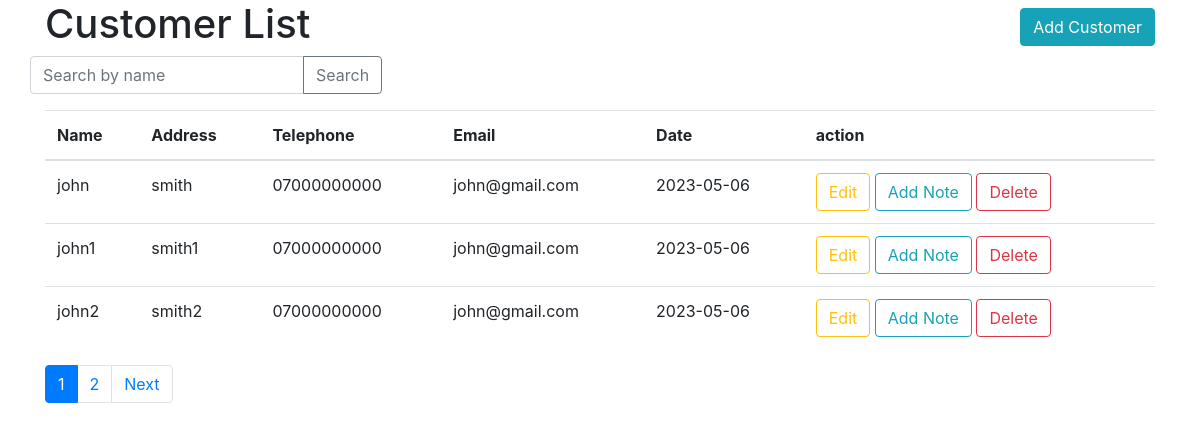
The page / on the database its author committed.
### tables this page shows
CREATE TABLE `customers` (
  `id` int(11) NOT NULL,
  `name` varchar(256) NOT NULL,
  `address` varchar(500) NOT NULL,
  `telephone` varchar(11) NOT NULL,
  `email` varchar(100) NOT NULL,
  `date` int(11) NOT NULL
);

### index.php (the view, shortened to what this page needs)
<?php
require_once('db_config.php');
try {
    $perPage = 3;
    $page = isset($_GET['page']) ? (int) $_GET['page'] : 1;
    $search_query = isset($_GET['search']) ? $_GET['search'] : '';
    $offset = ($page - 1) * $perPage;
    $db = new PDO("mysql:host=$host;dbname=$dbname", $username, $password);
    $totalCustomers = $db->query('SELECT COUNT(*) FROM customers')->fetchColumn();
    $tableRows = '';
    if ($search_query != '') {
        $sql = "SELECT * FROM customers";
        $params = [];
        if (!empty($search_query)) {
            $stmt = $db->prepare('SELECT * FROM customers WHERE name LIKE :search LIMIT :perPage OFFSET :offset');
            $stmt->bindValue(':search', '%' . $search_query . '%');
        }
        $stmt->bindValue(':perPage', $perPage, PDO::PARAM_INT);
        $stmt->bindValue(':offset', $offset, PDO::PARAM_INT);
        $stmt->execute();
        $rows = $stmt->fetchAll(PDO::FETCH_ASSOC);
        if($search_query == ''){
            $totalCustomers = $db->query('SELECT COUNT(*) FROM customers')->fetchColumn();
        } else {
            $stmt = $db->prepare('SELECT COUNT(*) FROM customers WHERE name LIKE :search');
            $stmt->bindValue(':search', '%' . $search_query . '%');
            $stmt->execute();
            $totalCustomers = $stmt->fetchColumn();
        }
    } else {
        $getCustomer = $db->prepare("SELECT * FROM customers LIMIT :perPage OFFSET :offset");
        $getCustomer->bindValue(':perPage', $perPage, PDO::PARAM_INT);
        $getCustomer->bindValue(':offset', $offset, PDO::PARAM_INT);
        $getCustomer->execute();
        $rows = $getCustomer->fetchAll(PDO::FETCH_ASSOC);
    }
    $totalPages = ceil($totalCustomers / $perPage);
    if (is_array($rows)) {
        foreach ($rows as $row) {
            $tableRows .= "
                    <tr>
                        <td>" . $row['name'] . "</td>
                        <td>" . $row['address'] . "</td>
                        <td>" . $row['telephone'] . "</td>
                        <td>" . $row['email'] . "</td>
                        <td>" . date("Y-m-d", $row['date']) . "</td>
                        <td>
                            <a href='./edit_form.php?id=" . $row['id'] . "' class='btn btn-outline-warning'>Edit</a>
                            <a href='./add_note_form.php?id=" . $row['id'] . "' class='btn btn-outline-info'>Add Note</a>
                            <button class='btn btn-outline-danger delete-btn' data-id='" . $row['id'] . "'>
                              Delete
                            </button>
                        </td>
                    </tr>";
        }
    }
} catch (PDOException $e) {
    echo "Failed to connect to database: " . $e->getMessage();
    exit;
}
?>
<!DOCTYPE html>
<html>
<head>
	<link rel="stylesheet" href="https://maxcdn.bootstrapcdn.com/bootstrap/4.5.2/css/bootstrap.min.css">
</head>
<body>
<div class="container">
    <div class="row">
		<div class="col-8">
			<h1>Customer List</h1>
		</div>
		<div class="col-4 text-right">
			<a href="add_form.php" class="btn btn-info mt-2">Add Customer</a>
		</div>
	</div>
    <div class="row">
    	<form method="GET" action="">
            <div class="input-group mb-3">
                <input type="text" class="form-control" placeholder="Search by name" name="search" value="<?= isset($_GET['search']) ? $_GET['search'] : ''?>">
                <div class="input-group-append">
                    <button class="btn btn-outline-secondary" type="submit">Search</button>
                </div>
            </div>
        </form>
    </div>
	<table class="table">
		<thead>
			<tr>
				<th>Name</th>
				<th>Address</th>
				<th>Telephone</th>
				<th>Email</th>
				<th>Date</th>
				<th>action</th>
			</tr>
		</thead>
		<tbody>
			<?php echo $tableRows;?>
		</tbody>
	</table>
    <nav aria-label="Page navigation">
        <ul class="pagination">
            <?php for ($i = 1; $i <= $totalPages; $i++): ?>
                <li class="page-item <?php echo ($page === $i) ? 'active' : ''; ?>">
                    <?php if(isset($_GET['search']) && $_GET['search'] != ''){ ?>
                        <a class="page-link" href="?page=<?php echo $i; ?>&search=<?php echo $search_query; ?>"><?php echo $i; ?></a>
                    <?php }else{ ?>
                        <a class="page-link" href="?page=<?php echo $i; ?>"><?php echo $i; ?></a>
                    <?php }?>
                </li>
            <?php endfor; ?>
            <?php if ($page < $totalPages): ?>
                <li class="page-item">
                    <?php if(isset($_GET['search']) && $_GET['search'] != ''){ ?>
                        <a class="page-link" href="?page=<?php echo $page + 1; ?>&search=<?php echo $search_query; ?>">Next</a>
                    <?php }else{ ?>
                        <a class="page-link" href="?page=<?php echo $page + 1; ?>">Next</a>
                    <?php }?>
                </li>
            <?php endif; ?>
        </ul>
    </nav>
</div>
</body>
</html>

### rows shown on the page
customers: name "john", address "smith", telephone "07000000000", email "john@gmail.com", date "2023-05-06"
customers: name "john1", address "smith1", telephone "07000000000", email "john@gmail.com", date "2023-05-06"
customers: name "john2", address "smith2", telephone "07000000000", email "john@gmail.com", date "2023-05-06"
